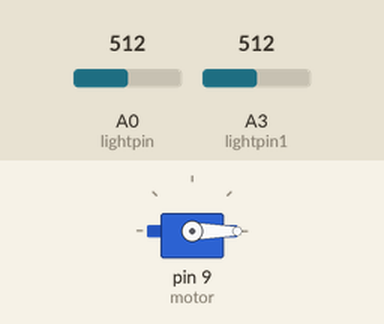
Simulated run of this sketch. Board: Arduino Uno, built with avr-gcc and run on an emulated ATmega328P. Shown: servo. The inputs (shaded band) are chosen by the test bench; at power-on: A3 (lightpin1) = 512, A0 (lightpin) = 512.

Above: at 1.2 s.
1.3 s: A3 (lightpin1) set to 529
At 2.0 s:
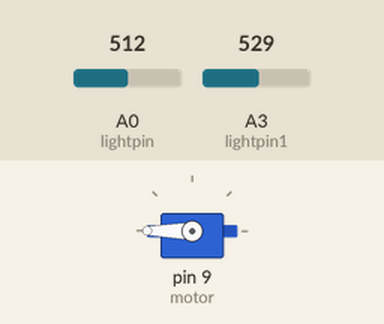
2.8 s: A3 (lightpin1) set to 511
At 4.0 s:
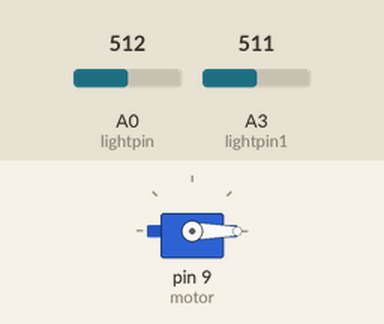
4.3 s: A3 (lightpin1) set to 716
At 4.9 s:
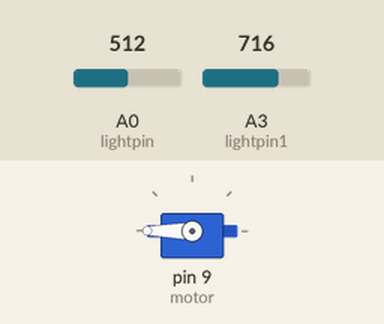
Timing chart, 0 to 7.3 s (numbered marks = the images above; inputs shaded):
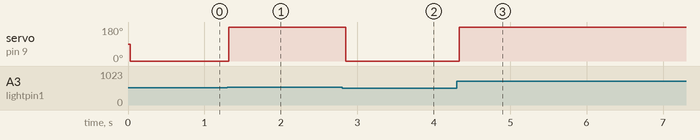

The sketch:

finale.ino
```cpp
#include<Servo.h>
Servo motor;
int pos=0;
int lightpin = 0;
int lightpin1 = 3;

void setup()
{
motor.attach(9);
}

void loop()
{
  delay(10);
  int lightlevel=analogRead(lightpin);
  delay(10);
  int lightlevel1=analogRead(lightpin1);
  delay(10);
  if (lightlevel >= lightlevel1 && lightlevel1<=lightlevel)
  {
    motor.write(0);
  delay(10);
  }
else if (lightlevel < lightlevel1 && lightlevel1> lightlevel)
{
  motor.write(180);
delay(10);
}
}
```

Measured:
- the behaviour switches between 512 and 513 on A3 (lightpin1) (found by bisection; images 0 and 1)
- after the input at 1.3 s, servo on pin 9 (motor): 0° → 180° at once
- after the input at 2.8 s, servo on pin 9 (motor): 180° → 0° after 0.05 s
- after the input at 4.3 s, servo on pin 9 (motor): 0° → 180° at once
